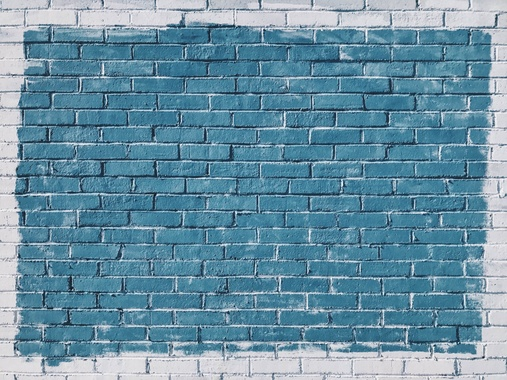
#> input picture images/bricks-min.jpg, 507 x 380 px, shrunk from 4032 x 3024 before the run
$ python Exercise5.py
#> lines starting #> are read from the running program, lines starting #| are printed output that depends on the picture
import cv2
import numpy as np
from matplotlib import pyplot as plt
from sklearn.preprocessing import normalize

bricks = cv2.imread("images/bricks-min.jpg", 0)
#> bricks: shape (380, 507); min 15, max 255, mean 134.9
flowers = cv2.imread("images/flowers-min.jpg", 0)
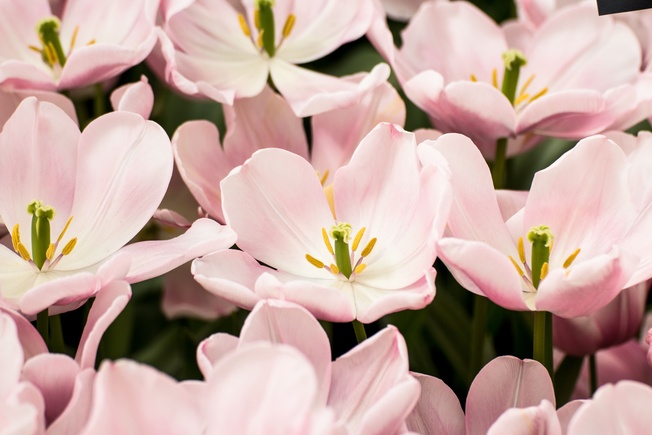
#> input picture images/flowers-min.jpg, 652 x 435 px, shrunk from 5184 x 3456 before the run
#> flowers: shape (435, 652); min 0, max 255, mean 176.4
grass = cv2.imread("images/grass-min.jpg", 0)
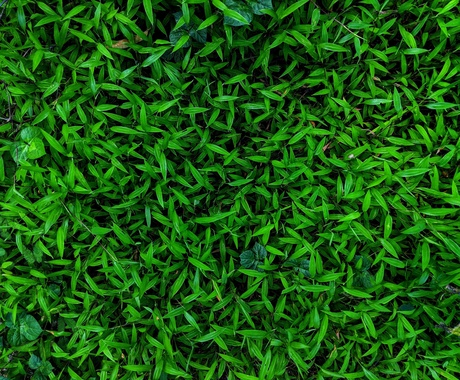
#> input picture images/grass-min.jpg, 460 x 380 px, shrunk from 3660 x 3024 before the run
#> grass: shape (380, 460); min 0, max 220, mean 60.5
lamps = cv2.imread("images/lamps-min.jpg", 0)
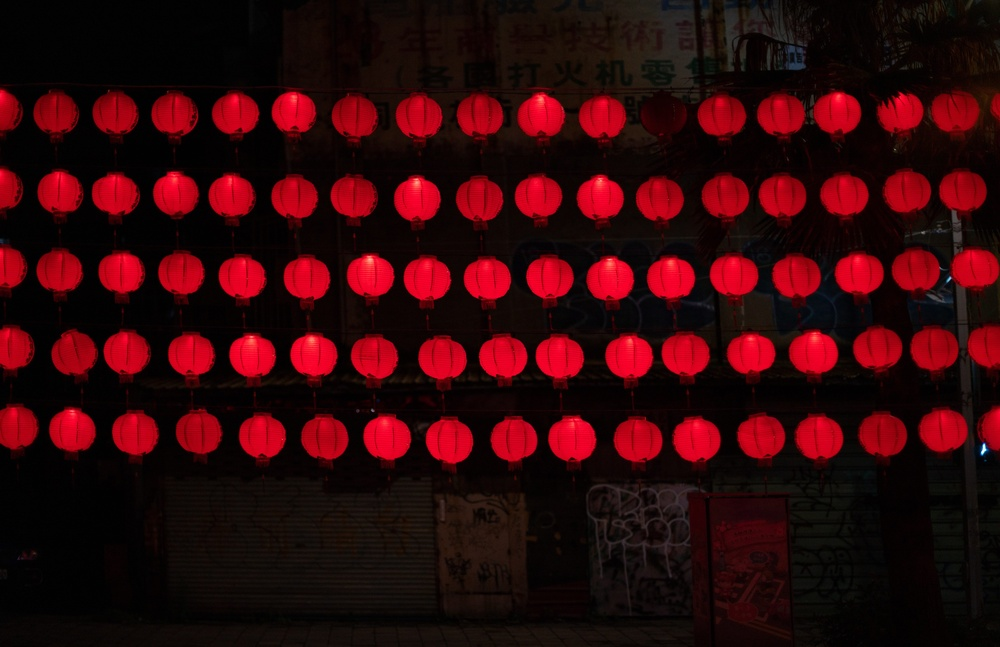
#> input picture images/lamps-min.jpg, 1000 x 647 px, shrunk from 7952 x 5142 before the run
#> lamps: shape (647, 1000); min 0, max 255, mean 19.5

"""
---------Question 1---------
"""
# compute FFT of all 4 images
fft_bricks = np.fft.fft2(bricks)
fft_flowers = np.fft.fft2(flowers)
fft_grass = np.fft.fft2(grass)
fft_lamps = np.fft.fft2(lamps)

# change periodicity of the 4 original images
bricks2 = cv2.imread("images/bricks-min2.jpg", 0)
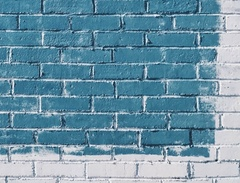
#> input picture images/bricks-min2.jpg, 240 x 183 px, shrunk from 1909 x 1452 before the run
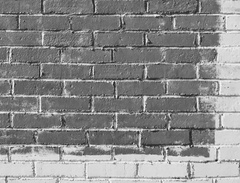
#> bricks2: shape (183, 240); min 15, max 251, mean 137.7
flowers2 = cv2.imread("images/flowers-min2.jpg", 0)
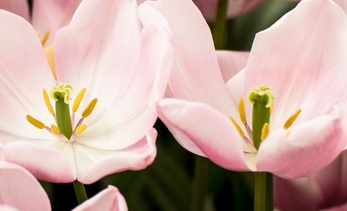
#> input picture images/flowers-min2.jpg, 347 x 211 px, shrunk from 2758 x 1676 before the run
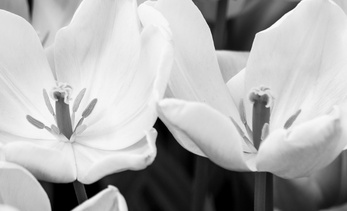
#> flowers2: shape (211, 347); min 0, max 255, mean 175.3
grass2 = cv2.imread("images/grass-min2.jpg", 0)
lamps2 = cv2.imread("images/lamps-min2.jpg", 0)

# compute FFT of modified images
fft_bricks2 = np.fft.fft2(bricks2)
fft_flowers2 = np.fft.fft2(flowers2)
#> (the run stopped early here; a loop or call above may not have finished)
